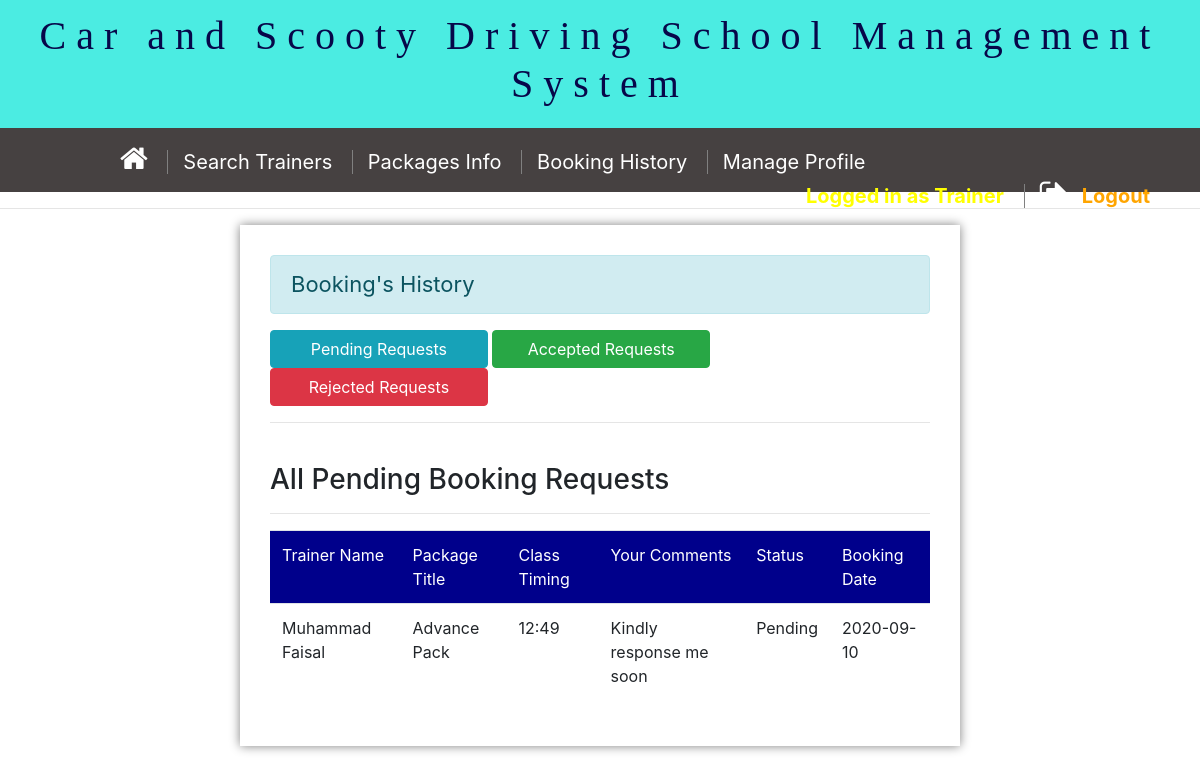
The app's page /studentUI/viewbookingshistory.php (signed in) with its own data.
### tables this page shows
CREATE TABLE `bookingstable` (
  `hid` int(11) NOT NULL,
  `packagesID` int(11) NOT NULL,
  `tid` int(11) NOT NULL,
  `sid` int(11) NOT NULL,
  `class_timing` varchar(50) NOT NULL,
  `comments` tinytext NOT NULL,
  `h_status` char(50) NOT NULL,
  `h_date` date NOT NULL DEFAULT current_timestamp()
);

CREATE TABLE `trainertable` (
  `tid` int(11) NOT NULL,
  `t_name` char(100) NOT NULL,
  `t_gender` char(25) NOT NULL,
  `t_contact` varchar(25) NOT NULL,
  `t_city` varchar(100) NOT NULL,
  `t_address` varchar(255) NOT NULL,
  `experience` int(11) NOT NULL,
  `servicedetail` text NOT NULL,
  `vehicle_detail` varchar(255) NOT NULL,
  `t_email` varchar(100) NOT NULL,
  `t_loginpasswrd` varchar(50) NOT NULL,
  `t_status` char(25) NOT NULL
);

CREATE TABLE `packagestable` (
  `pid` int(11) NOT NULL,
  `p_name` char(100) NOT NULL,
  `p_charges` float NOT NULL,
  `p_detail` varchar(350) NOT NULL,
  `pstatus` char(25) NOT NULL DEFAULT 'Active'
);

### db/student/dbviewbhistory.php (the view, shortened to what this page needs)
<?php
include 'connection.php';
$sid = $_SESSION['userid'];
if (isset($_POST['accept'])) {
     $query = "SELECT * from bookingstable
     JOIN trainertable on  bookingstable.tid = trainertable.tid
     JOIN packagestable on  bookingstable.packagesID = packagestable.pid
      where bookingstable.sid   ='$sid' and bookingstable.h_status = 'Accepted'";
     $header = "<br><h3>All Accepted Booking  Requests</h3><hr>";
} else if (isset($_REQUEST['reject'])) {
     $query = "SELECT * from bookingstable
     JOIN trainertable on  bookingstable.tid = trainertable.tid
     JOIN packagestable on  bookingstable.packagesID = packagestable.pid
      where bookingstable.sid   ='$sid' and bookingstable.h_status = 'Rejected'";
     $header = "<br><h3>All Rejected Booking  Requests</h3><hr>";
} else if (isset($_POST['pending'])) {
     $query = "SELECT * from bookingstable
    JOIN trainertable on  bookingstable.tid = trainertable.tid
    JOIN packagestable on  bookingstable.packagesID = packagestable.pid
     where bookingstable.sid   ='$sid' and bookingstable.h_status = 'Pending'";
     $header = "<br><h3>All Pending Booking  Requests</h3><hr>";
} else {
     $query = "SELECT * from bookingstable
     JOIN trainertable on  bookingstable.tid = trainertable.tid
     JOIN packagestable on  bookingstable.packagesID = packagestable.pid
      where bookingstable.sid='$sid' and bookingstable.h_status = 'Pending'";
     $header = "<br><h3>All Pending Booking  Requests</h3><hr>";
}
$result = mysqli_query($conn, $query);
echo $header;
if ($result->num_rows > 0) {
     echo "
          <tr style='background:darkblue; color:white;'>
          <td>Trainer Name</td>
          <td>Package Title</td>
          <td>Class Timing</td>
          <td>Your Comments</td>
          <td>Status</td>
          <td>Booking Date</td>
           </tr>";
     while ($row =  mysqli_fetch_assoc($result)) {
          $trainername = $row['t_name'];
          $package = $row['p_name'];
          $classtiming = $row['class_timing'];
          $comments = $row['comments'];
          $status = $row['h_status'];
          $hiringdate = $row['h_date'];
          echo "<tr >
               <td>$trainername</td>
               <td>$package</td>
               <td>$classtiming</td>
               <td>$comments</td>
               <td>$status</td>
               <td>$hiringdate</td>
               </tr>
              ";
     }
} else {
     echo "<span class='alert-info alert' style='width:80%; margin:auto; padding:5px;'>There is no Booking Record exist with in database";
}

### records on screen
bookingstable: tid.t_name "Muhammad Faisal", packagestable.p_name "Advance Pack", class_timing "12:49", comments "Kindly response me soon", h_status "Pending", h_date "2020-09-10"

### other values on screen
$_SESSION['role'] "Trainer"
